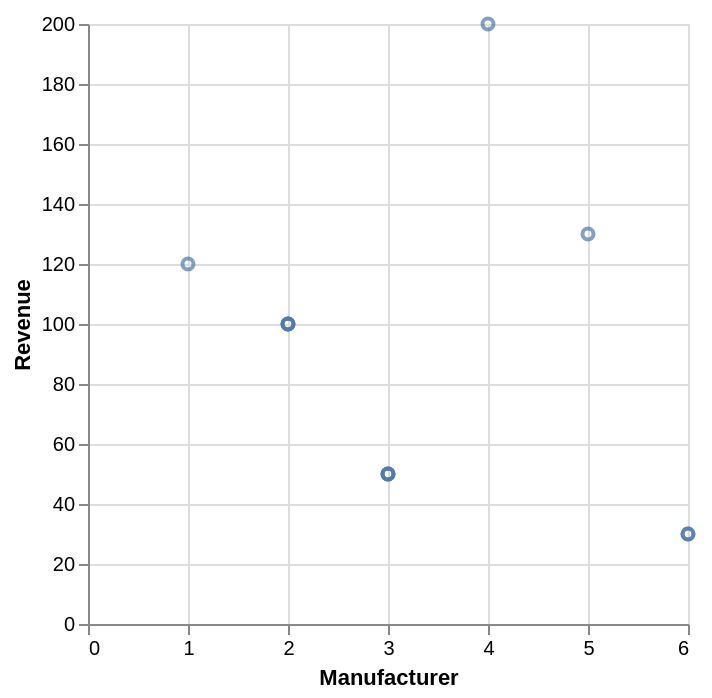

The specification (Vega-Lite) saved for this image:
### Vega-Lite specification from a JSON file in a GitHub repository (floating-point values rounded to 4 significant figures)
{"data": {"values": [{"x_data": 5, "y_data": 130}, {"x_data": 6, "y_data": 30}, {"x_data": 4, "y_data": 200}, {"x_data": 6, "y_data": 30}, {"x_data": 1, "y_data": 120}, {"x_data": 2, "y_data": 100}, {"x_data": 2, "y_data": 100}, {"x_data": 3, "y_data": 50}, {"x_data": 3, "y_data": 50}, {"x_data": 2, "y_data": 100}, {"x_data": 3, "y_data": 50}]}, "mark": "point", "encoding": {"x": {"field": "x_data", "type": "quantitative", "title": "Manufacturer"}, "y": {"field": "y_data", "type": "quantitative", "title": "Revenue"}}}
